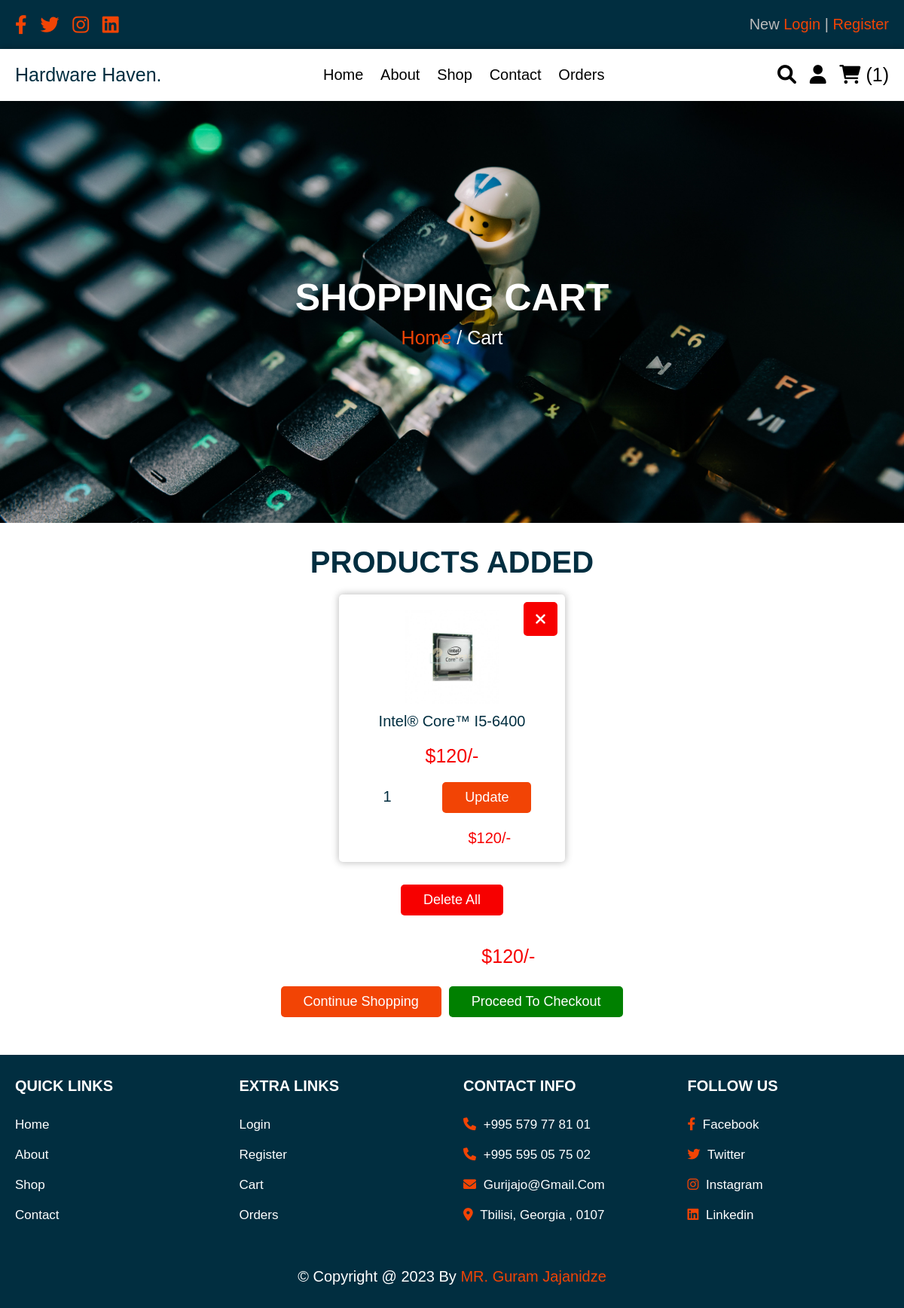
/cart.php (signed in), run on the app's committed database.
### tables this page shows
CREATE TABLE `cart` (
  `id` int(100) NOT NULL,
  `user_id` int(100) NOT NULL,
  `name` varchar(100) NOT NULL,
  `price` int(100) NOT NULL,
  `quantity` int(100) NOT NULL,
  `image` varchar(100) NOT NULL
);

### cart.php (the view, shortened to what this page needs)
<!DOCTYPE html>
<html lang="en">
<head>
   <link rel="stylesheet" href="https://cdnjs.cloudflare.com/ajax/libs/font-awesome/6.0.0/css/all.min.css">
   <link rel="stylesheet" href="css/style.css">
</head>
<body>
<?php include 'header.php'; ?>
<div class="heading">
   <h3>shopping cart</h3>
   <p> <a href="home.php">home</a> / cart </p>
</div>
<section class="shopping-cart">
   <h1 class="title">products added</h1>
   <div class="box-container">
      <?php
         $grand_total = 0;
         $select_cart = mysqli_query($conn, "SELECT * FROM `cart` WHERE user_id = '$user_id'") or die('query failed');
         if(mysqli_num_rows($select_cart) > 0){
            while($fetch_cart = mysqli_fetch_assoc($select_cart)){
      ?>
      <div class="box">
         <a href="cart.php?delete=<?php echo $fetch_cart['id']; ?>" class="fas fa-times" onclick="return confirm('delete this from cart?');"></a>
         <img src="uploaded_img/<?php echo $fetch_cart['image']; ?>" alt="">
         <div class="name"><?php echo $fetch_cart['name']; ?></div>
         <div class="price">$<?php echo $fetch_cart['price']; ?>/-</div>
         <form action="" method="post">
            <input type="number" min="1" name="cart_quantity" value="<?php echo $fetch_cart['quantity']; ?>">
            <input type="submit" name="update_cart" value="update" class="option-btn">
         </form>
         <div class="sub-total"> sub total : <span>$<?php echo $sub_total = ($fetch_cart['quantity'] * $fetch_cart['price']); ?>/-</span> </div>
      </div>
      <?php
      $grand_total += $sub_total;
         }
      }else{
         echo '<p class="empty">your cart is empty</p>';
      }
      ?>
   </div>
   <div style="margin-top: 2rem; text-align:center;">
      <a href="cart.php?delete_all" class="delete-btn <?php echo ($grand_total > 1)?'':'disabled'; ?>" onclick="return confirm('delete all from cart?');">delete all</a>
   </div>
   <div class="cart-total">
      <p>grand total : <span>$<?php echo $grand_total; ?>/-</span></p>
      <div class="flex">
         <a href="shop.php" class="option-btn">continue shopping</a>
         <a href="checkout.php" class="btn <?php echo ($grand_total > 1)?'':'disabled'; ?> color: green;" >proceed to checkout</a>
      </div>
   </div>
</section>
<?php include 'footer.php'; ?>
</body>
</html>

### CSS/style.css (style rules this page uses)
:root { --orange: #F24405; --red: #F70000; --yellow: #F24405; --black: #012E40; --white: #FFFFFF; --light-color: #1F2D40; --light-white: #F5F5F5; --light-bg: #012E40; --box-shadow: 0 0 10px 1px rgba(0, 0, 0, 0.25); }
* { text-transform: capitalize; font-display: auto; font-family: "Arial", sans-serif;; margin:0; padding:0; box-sizing: border-box; outline: none; border:none; text-decoration: none; transition:all .2s linear; }
html { font-size: 62.5%; overflow-x: hidden; }
section { padding:3rem 2rem; }
.title { text-align: center; margin-bottom: 2rem; text-transform: uppercase; color:var(--black); font-size: 4rem; }
.btn, .option-btn, .delete-btn, .white-btn { display: inline-block; margin-top: 1rem; padding:1rem 3rem; cursor: pointer; color:var(--white); font-size: 1.8rem; border-radius: .5rem; text-transform: capitalize; text-decoration: none; }
.white-btn, .btn { background-color: var(--yellow); }
.option-btn { background-color: var(--yellow); }
.delete-btn { background-color: var(--red); }
.heading { min-height: 70vh; display: flex; flex-flow: column; align-items: center; justify-content: center; gap:1rem; background: url(../images/Banner1.jpg) no-repeat; background-size: cover; background-position: center; text-align: center; }
.heading h3 { font-size: 5rem; color:var(--white); text-transform: uppercase; }
.heading p { font-size: 2.5rem; color:#FFFFFF; }
.heading p a { color:var(--yellow); text-decoration: none; }
.shopping-cart .box-container { max-width: 1200px; margin:0 auto; display: grid; grid-template-columns: repeat(auto-fit, 30rem); align-items: center; gap:1.5rem; justify-content: center; }
.shopping-cart .box-container .box { text-align: center; padding:2rem; border-radius: .5rem; background-color: var(--white); box-shadow: var(--box-shadow); position: relative; border:var(--border); }
.shopping-cart .box-container .box .fa-times { position: absolute; top:1rem; right:1rem; height: 4.5rem; width: 4.5rem; line-height: 4.5rem; font-size: 2rem; background-color: var(--red); color:var(--white); border-radius: .5rem; }
.shopping-cart .box-container .box img { max-width: 100%; max-height: 125px; object-fit: contain; }
.shopping-cart .box-container .box .name { padding:1rem 0; font-size: 2rem; color:var(--black); }
.shopping-cart .box-container .box .price { padding:1rem 0; font-size: 2.5rem; color:var(--red); }
.shopping-cart .box-container .box input[type="number"] { margin:.5rem 0; border:var(--border); border-radius: .5rem; padding:1.2rem 1.4rem; font-size: 2rem; color:var(--black); width: 9rem; }
.shopping-cart .box-container .box .sub-total { padding-top: 1.5rem; font-size: 2rem; color:#FFFFFF; }
.shopping-cart .box-container .box .sub-total span { color:var(--red); }
.shopping-cart .cart-total { max-width: 1200px; margin:0 auto; border:var(--border); padding:2rem; text-align: center; margin-top: 2rem; border-radius: .5rem; }
.shopping-cart .cart-total p { font-size: 2.5rem; color:#FFFFFF; }
.shopping-cart .cart-total p span { color:var(--red); }
.shopping-cart .cart-total .flex { display: flex; flex-wrap: wrap; column-gap:1rem; margin-top: 1.5rem; justify-content: center; }
.shopping-cart .cart-total .flex .btn { background-color: green; }

### data on the page
cart: image (picture), name "Intel® Core™ I5-6400", price "120", cart_quantity "1"

### other printed values
$cart_rows_number "1"
$grand_total "120"
